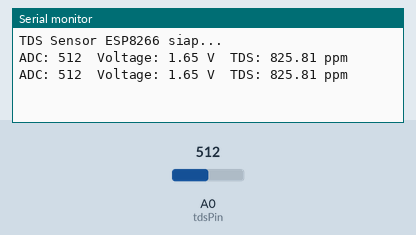
This sketch was run on a simulated Arduino Uno, built with avr-gcc and run on an emulated ATmega328P. On the bench: the last lines printed to the serial monitor. Inputs (shaded band) come from the test bench; at power-on: A0 (tdsPin) = 512.

Above: at 2.2 s.
2.3 s: A0 (tdsPin) set to 716
At 3.6 s:
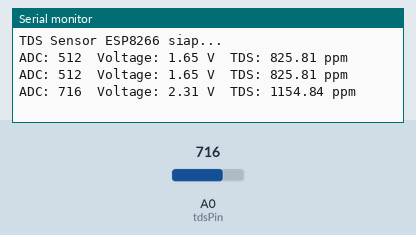
3.8 s: A0 (tdsPin) set to 900
At 4.7 s:
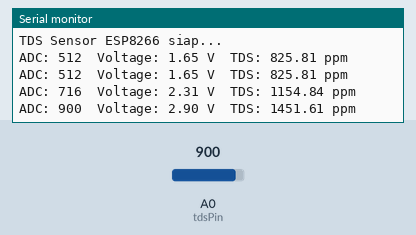
Timing chart, 0 to 6.8 s (numbered marks = the images above; inputs shaded):
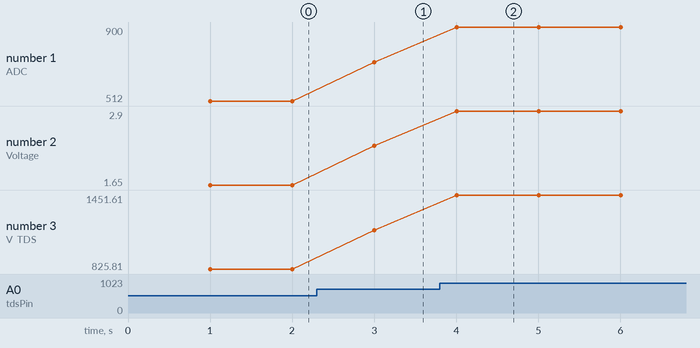

The sketch:

TEST_TDSSENSOR_A.ino
```cpp
const int tdsPin = A0; // ADC ESP8266

void setup() {
  Serial.begin(115200);  // Serial Monitor harus sama: 115200
  delay(1000);
  Serial.println("TDS Sensor ESP8266 siap...");
}

void loop() {
  int sensorValue = analogRead(tdsPin);
  float voltage = sensorValue * (3.3 / 1023.0); // NodeMCU internal divider 0-3.3V
  float tdsValue = voltage * 500; // faktor kalibrasi sensor, sesuaikan

  Serial.print("ADC: ");
  Serial.print(sensorValue);
  Serial.print("\tVoltage: ");
  Serial.print(voltage, 2);
  Serial.print(" V\tTDS: ");
  Serial.print(tdsValue, 2);
  Serial.println(" ppm");

  delay(1000);
}
```

Measured:
- after the input at 2.3 s, the serial monitor: prints a new line after 0.70 s (image 1)
- after the input at 3.8 s, the serial monitor: prints a new line after 0.20 s (image 2)
- plotted number 1: 512 → 716 after the input at 2.3 s, 716 → 900 after the input at 3.8 s
- plotted number 2: 1.65 → 2.31 after the input at 2.3 s, 2.31 → 2.9 after the input at 3.8 s
- plotted number 3: 825.81 → 1154.84 after the input at 2.3 s, 1154.84 → 1451.61 after the input at 3.8 s
